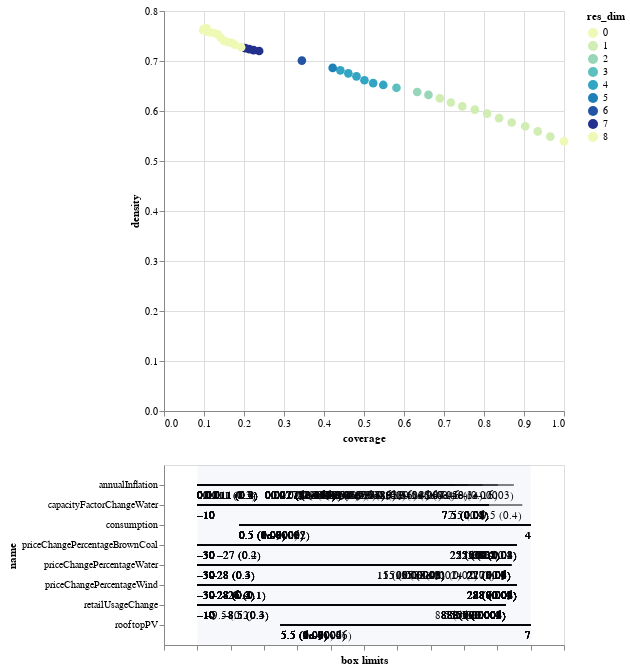

The notebook cell saved with this chart:
### Code cell
box1.inspect_tradeoff()

### Figure 1 — Vega-Lite specification as saved in the notebook (floating-point values rounded to 4 significant figures; data arrays with more than 128 entries replaced by an {"elided": "..."} marker saying what was removed)
{"config": {"view": {"continuousWidth": 400, "continuousHeight": 300}}, "vconcat": [{"data": {"name": "data-574eacf0905204fcd4c4d2296099bae7"}, "mark": {"type": "circle", "size": 75}, "encoding": {"color": {"type": "ordinal", "field": "res_dim", "scale": {"range": ["#eff9b6", "#d0edb3", "#97d6b9", "#5dc0c0", "#31a5c2", "#1f80b8", "#2354a3", "#21318d"]}}, "opacity": {"condition": {"value": 1, "selection": "selector008"}, "value": 0.4}, "tooltip": [{"type": "ordinal", "field": "id"}, {"type": "quantitative", "field": "coverage", "format": ".2"}, {"type": "quantitative", "field": "density", "format": ".2"}, {"type": "ordinal", "field": "res_dim"}], "x": {"type": "quantitative", "field": "coverage"}, "y": {"type": "quantitative", "field": "density"}}, "height": 400, "selection": {"selector008": {"type": "single", "fields": ["id"]}}, "width": 400}, {"layer": [{"data": {"name": "data-28a603cd12298bfb716b5489b2fb998d"}, "mark": "rule", "encoding": {"x": {"type": "quantitative", "axis": {"grid": false, "labels": false, "title": "box limits"}, "field": "x_lower", "scale": {"domain": [0, 1], "padding": 0.1}}, "x2": {"field": "x_upper"}, "y": {"type": "nominal", "field": "name", "scale": {"padding": 1.0}}}, "transform": [{"calculate": "(datum.x1-datum.minimum)/(datum.maximum-datum.minimum)", "as": "x_lower"}, {"calculate": "(datum.x2-datum.minimum)/(datum.maximum-datum.minimum)", "as": "x_upper"}, {"filter": {"selection": "selector008"}}], "width": 400}, {"data": {"name": "data-28a603cd12298bfb716b5489b2fb998d"}, "mark": {"type": "text", "align": "left", "baseline": "top", "dy": 5}, "encoding": {"text": {"type": "ordinal", "field": "text"}, "x": {"type": "quantitative", "axis": {"grid": false, "labels": false, "title": "box limits"}, "field": "x_lower", "scale": {"domain": [0, 1], "padding": 0.1}}, "x2": {"field": "x_upper"}, "y": {"type": "nominal", "field": "name", "scale": {"padding": 1.0}}}, "transform": [{"calculate": "(datum.x1-datum.minimum)/(datum.maximum-datum.minimum)", "as": "x_lower"}, {"calculate": "(datum.x2-datum.minimum)/(datum.maximum-datum.minimum)", "as": "x_upper"}, {"filter": {"selection": "selector008"}}, {"calculate": "datum.qp_lower>0?format(datum.x1, \".2\")+\" (\"+format(datum.qp_lower, \".1~g\")+\")\" :format(datum.x1, \".2\")", "as": "text"}], "width": 400}, {"data": {"name": "data-28a603cd12298bfb716b5489b2fb998d"}, "mark": {"type": "text", "align": "right", "baseline": "top", "dy": 5}, "encoding": {"text": {"type": "ordinal", "field": "text"}, "x": {"type": "quantitative", "field": "x_upper"}, "x2": {"field": "x_upper"}, "y": {"type": "nominal", "field": "name", "scale": {"padding": 1.0}}}, "transform": [{"calculate": "(datum.x1-datum.minimum)/(datum.maximum-datum.minimum)", "as": "x_lower"}, {"calculate": "(datum.x2-datum.minimum)/(datum.maximum-datum.minimum)", "as": "x_upper"}, {"filter": {"selection": "selector008"}}, {"calculate": "datum.qp_upper>0?format(datum.x2, \".2\")+\" (\"+format(datum.qp_upper, \".1\")+\")\" :format(datum.x2, \".2\")", "as": "text"}], "width": 400}, {"data": {"name": "data-bb8d07f6df3d47a6a475317795287b23"}, "mark": {"type": "rect", "opacity": 0.05}, "encoding": {"x": {"type": "quantitative", "field": "start"}, "x2": {"field": "end"}}}, {"data": {"name": "data-d751713988987e9331980363e24189ce"}, "mark": "point", "encoding": {"x": {"type": "quantitative", "field": "x"}, "y": {"type": "nominal", "field": "name"}}, "transform": [{"filter": {"selection": "selector008"}}], "width": 400}, {"data": {"name": "data-d751713988987e9331980363e24189ce"}, "mark": {"type": "text", "align": "center", "baseline": "top", "dy": 5}, "encoding": {"text": {"type": "nominal", "field": "item"}, "x": {"type": "quantitative", "field": "x"}, "y": {"type": "nominal", "field": "name"}}, "transform": [{"filter": {"selection": "selector008"}}], "width": 400}]}], "$schema": "https://vega.github.io/schema/vega-lite/v4.0.2.json", "datasets": {"data-574eacf0905204fcd4c4d2296099bae7": [{"coverage": 1.0, "density": 0.5394, "id": 0, "mass": 1.0, "mean": 0.5394, "res_dim": 0}, {"coverage": 0.9658, "density": 0.5488, "id": 1, "mass": 0.9492, "mean": 0.5488, "res_dim": 1}, {"coverage": 0.9345, "density": 0.5592, "id": 2, "mass": 0.9014, "mean": 0.5592, "res_dim": 1}, {"coverage": 0.9031, "density": 0.5694, "id": 3, "mass": 0.8555, "mean": 0.5694, "res_dim": 1}, {"coverage": 0.8692, "density": 0.577, "id": 4, "mass": 0.8125, "mean": 0.577, "res_dim": 1}, {"coverage": 0.8378, "density": 0.5857, "id": 5, "mass": 0.7715, "mean": 0.5857, "res_dim": 1}, {"coverage": 0.8078, "density": 0.5949, "id": 6, "mass": 0.7324, "mean": 0.5949, "res_dim": 1}, {"coverage": 0.7771, "density": 0.6028, "id": 7, "mass": 0.6953, "mean": 0.6028, "res_dim": 1}, {"coverage": 0.7457, "density": 0.6092, "id": 8, "mass": 0.6602, "mean": 0.6092, "res_dim": 1}, {"coverage": 0.7173, "density": 0.6171, "id": 9, "mass": 0.627, "mean": 0.6171, "res_dim": 1}, {"coverage": 0.6895, "density": 0.6253, "id": 10, "mass": 0.5947, "mean": 0.6253, "res_dim": 1}, {"coverage": 0.6611, "density": 0.6322, "id": 11, "mass": 0.564, "mean": 0.6322, "res_dim": 2}, {"coverage": 0.633, "density": 0.6379, "id": 12, "mass": 0.5352, "mean": 0.6379, "res_dim": 2}, {"coverage": 0.5812, "density": 0.6464, "id": 13, "mass": 0.4849, "mean": 0.6464, "res_dim": 3}, {"coverage": 0.5482, "density": 0.6521, "id": 14, "mass": 0.4534, "mean": 0.6521, "res_dim": 4}, {"coverage": 0.5229, "density": 0.6557, "id": 15, "mass": 0.4302, "mean": 0.6557, "res_dim": 4}, {"coverage": 0.5011, "density": 0.6615, "id": 16, "mass": 0.4086, "mean": 0.6615, "res_dim": 4}, {"coverage": 0.4812, "density": 0.6693, "id": 17, "mass": 0.3877, "mean": 0.6693, "res_dim": 4}, {"coverage": 0.4608, "density": 0.6753, "id": 18, "mass": 0.3681, "mean": 0.6753, "res_dim": 4}, {"coverage": 0.4409, "density": 0.6814, "id": 19, "mass": 0.349, "mean": 0.6814, "res_dim": 4}, {"coverage": 0.4217, "density": 0.6862, "id": 20, "mass": 0.3315, "mean": 0.6862, "res_dim": 5}, {"coverage": 0.3447, "density": 0.7008, "id": 21, "mass": 0.2653, "mean": 0.7008, "res_dim": 6}, {"coverage": 0.2379, "density": 0.72, "id": 22, "mass": 0.1782, "mean": 0.72, "res_dim": 7}, {"coverage": 0.2241, "density": 0.7219, "id": 23, "mass": 0.1675, "mean": 0.7219, "res_dim": 7}, {"coverage": 0.2133, "density": 0.7237, "id": 24, "mass": 0.159, "mean": 0.7237, "res_dim": 7}, {"coverage": 0.2031, "density": 0.7257, "id": 25, "mass": 0.1509, "mean": 0.7257, "res_dim": 7}, {"coverage": 0.1928, "density": 0.7275, "id": 26, "mass": 0.143, "mean": 0.7275, "res_dim": 8}, {"coverage": 0.177, "density": 0.7328, "id": 27, "mass": 0.1302, "mean": 0.7328, "res_dim": 8}, {"coverage": 0.1681, "density": 0.7367, "id": 28, "mass": 0.123, "mean": 0.7367, "res_dim": 8}, {"coverage": 0.1584, "density": 0.738, "id": 29, "mass": 0.1158, "mean": 0.738, "res_dim": 8}, {"coverage": 0.15, "density": 0.7403, "id": 30, "mass": 0.1093, "mean": 0.7403, "res_dim": 8}, {"coverage": 0.1418, "density": 0.7468, "id": 31, "mass": 0.1024, "mean": 0.7468, "res_dim": 8}, {"coverage": 0.1338, "density": 0.7535, "id": 32, "mass": 0.09579, "mean": 0.7535, "res_dim": 8}, {"coverage": 0.1253, "density": 0.7559, "id": 33, "mass": 0.08942, "mean": 0.7559, "res_dim": 8}, {"coverage": 0.1141, "density": 0.7574, "id": 34, "mass": 0.08122, "mean": 0.7574, "res_dim": 8}, {"coverage": 0.1073, "density": 0.759, "id": 35, "mass": 0.07628, "mean": 0.759, "res_dim": 8}, {"coverage": 0.09809, "density": 0.7616, "id": 36, "mass": 0.06946, "mean": 0.7616, "res_dim": 8}, {"coverage": 0.09891, "density": 0.7631, "id": 37, "mass": 0.06991, "mean": 0.7631, "res_dim": 8}, {"coverage": 0.09994, "density": 0.7643, "id": 38, "mass": 0.07052, "mean": 0.7643, "res_dim": 8}, {"coverage": 0.1064, "density": 0.7651, "id": 39, "mass": 0.07503, "mean": 0.7651, "res_dim": 8}], "data-28a603cd12298bfb716b5489b2fb998d": {"elided": "192 records"}, "data-bb8d07f6df3d47a6a475317795287b23": [{"end": 1, "start": 0}], "data-d751713988987e9331980363e24189ce": []}}
